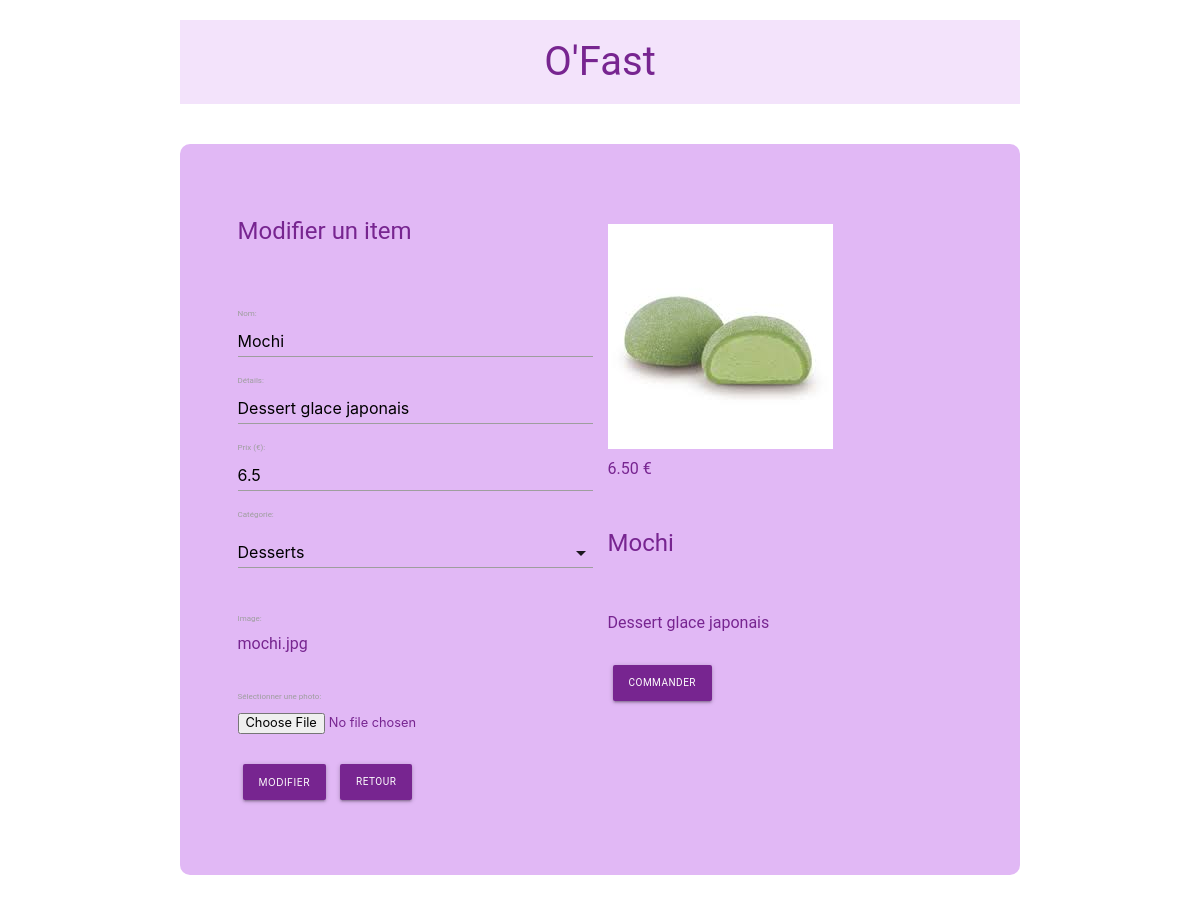
The page /admin/update.php?id=21 on the database its author committed.
### tables this page shows
CREATE TABLE IF NOT EXISTS `items` (
  `id` int(11) NOT NULL AUTO_INCREMENT,
  `name` varchar(100) NOT NULL,
  `description` varchar(250) NOT NULL,
  `price` float NOT NULL,
  `image` varchar(250) NOT NULL,
  `category` int(11) NOT NULL,
  PRIMARY KEY (`id`),
  KEY `category` (`category`)
);

### admin/update.php (called while the page is built, shortened)
<?php
    if(!empty($_GET['id']))
    {
        $id = checkInput(($_GET['id']));
    }
    if(!empty($_POST))
    {
        $name           = checkInput($_POST['name']);
        $description    = checkInput($_POST['description']);
        $price          = checkInput($_POST['price']);
        $category       = checkInput($_POST['category']);
        $image          = checkInput($_FILES['image']['name']);
        $imagePath      = '../image/' . basename($image);
        $imageExtension = pathinfo($imagePath, PATHINFO_EXTENSION);
        $isSucess       = true;
        if(empty($name))
        {
            $name_error         = "Remplir le champs";
            $isSucess           = false;
        }
        if(empty($description))
        {
            $description_error  = "Remplir le champs";
            $isSucess           = false;
        }
        if(empty($price))
        {
            $price_error        = "Remplir le champs";
            $isSucess           = false;
        }
        if(empty($category))
        {
            $category_error     = "Remplir le champs";
            $isSucess           = false;
        }
        if(empty($image))
        {
            $isImageUpdated     = false;
            $isSucess           = false;
        }
        else
        {
            $isImageUpdated = true;
            $isUploadSucess = true;
            if($imageExtension != "jpg" && $imageExtension != "png" && $imageExtension != "jpeg" && $imageExtension != "gif")
            {
                $image_error = "Seuls sont autorisés les fichiers: .jpg, .png, .jpeg, .gif";
                $isUploadSucess = false;
            }
            if(file_exists($imagePath))
            {
                $image_error = "Fichier déjà existant";
                $isUploadSucess = false;
            }
            if($_FILES["image"]["size"] > 500000)
            {
                $image_error = "Le fichier ne doit pas être supérieur à 500KB";
                $isUploadSucess = false;
            }
            if($isUploadSucess)
            {
                if(!move_uploaded_file($_FILES["image"]["tmp_name"],$imagePath))
                {
                    $image_error = " Erreur dans l'upload";
                    $isUploadSucess = false;
                }
            }
        }
        if(($isSucess && $isImageUpdated && $isUploadSucess) || ($isSucess && !$isImageUpdated))
        {
            $db = Database::connect();
            if($isImageUpdated)
            {
                $statement = $db->prepare("UPDATE  items set name = ?, description = ?, price = ?, category = ?,image = ? WHERE id = ?");
                $statement->execute(array($name,$description,$price,$category,$image,$id));
            }
           else
           {
                $statement = $db->prepare("UPDATE  items set name = ?, description = ?, price = ?, category = ? WHERE id = ?");
                $statement->execute(array($name,$description,$price,$category,$id));
           }
            Database::disconnect();
            header("Location:index.php");
        }
        else if($isImageUpdated && !$isUploadSucess)
        {
            $db = Database::connect();
            $statement = $db->prepare("SELECT image FROM  items  WHERE id = ?");
            $statement->execute(array($id));
            $item = $statement->fetch();
            $image = $item['image'];
            Database::disconnect();
        }
    }
    else
    {
        $db = Database::connect();
        $statement = $db->prepare("SELECT * FROM items WHERE id= ?");
        $statement->execute(array($id));
        $item = $statement->fetch();
        $name           = $item['name'];
        $description    = $item['description'];
        $price          = $item['price'];
        $image          = $item['image'];
    }
    function checkInput($data)
    {
        $data = trim($data);
        $data = stripslashes($data);
        $data = htmlspecialchars($data);
        return $data;
    }
    include 'layout.phtml';
?>

### admin/update.phtml (the view, shortened to what this page needs)
<div class="container admin">
    <div class="row">
        <div class="col s12 m6 l6">
            <h2>Modifier un item</h2>
            <br>
            <form class="form" role="form" action="<?php echo 'update.php?id='.$id; ?>" method="post" enctype="multipart/form-data">
                <div class="form_product">
                    <label for="name">Nom:</label>
                    <input type="text" id="name" name="name"  value="<?php echo $name; ?>">
                </div>
                <div class="form_product">
                    <label for="description">Détails:</label>
                    <input type="text" id="description" name="description"  value="<?php echo $description; ?>">
                </div>
                <div class="form_product">
                    <label for="price">Prix (€):</label>
                    <input type="number" step ="0.01" id="price" name="price"  value="<?php echo $price; ?>">
                </div>
                <div class="form_product">
                    <label for="category">Catégorie:</label>
                   <div class='input-field'>
                    </div>
                </div>
                <br>
                <div class="form_product">
                    <label>Image:</label>
                    <p><?php echo $image;?></p>
                    <br>
                    <label for="image">Sélectionner une photo:</label>
                    <br>
                    <input type="file" id="image" name="image">
                </div>
                <br>
                <div class="form_action">
                    <button class="btn waves-effect waves-light" type="submit" name="action">Modifier</button>
                    <a href="index.php"class="waves-effect waves-light btn">Retour</a>
                </div>
            </form>
        </div>
        <div class ="col s12 m6 l6 updateShow">
            <img src="<?php echo '../image/'. $image; ?>" alt="menuClassic">
            <br>
            <div><?php echo number_format((float) $price,2,'.',''). ' €' ; ?></div>
            <br>
            <div class="caption">
                <h2><?php echo $name; ?></h2>
                <br>
                <p><?php echo $description; ?></p>
                <br>
                <a href="#" class="waves-effect waves-light btn">Commander</a>
            </div>
        </div>
    </div>
</div>

### css/style.css (style rules this page uses)
html { font-size: 62.5%; }
body { box-sizing: border-box; font-family: 'Open Sans', sans-serif; font-family: 'Roboto', sans-serif; width: 100%; font-size: 1.6em; line-height: 25px; color: #772590; }
.admin { background-color: #e1b8f5; padding:50px; margin-bottom:40px; border-radius: 10px; }
.admin h2 { font-size: 1.5em; padding-bottom:15px; }
.admin .waves-effect { font-size:10px; margin:5px 5px; background-color:#772590; color:#ffffff; }
#image { font-size:80%; }
.updateShow { margin-top:30px; }

### rows shown on the page
items: name "Mochi", description "Dessert glace japonais", price "6.5", image "mochi.jpg", image (picture), price "6.50"
